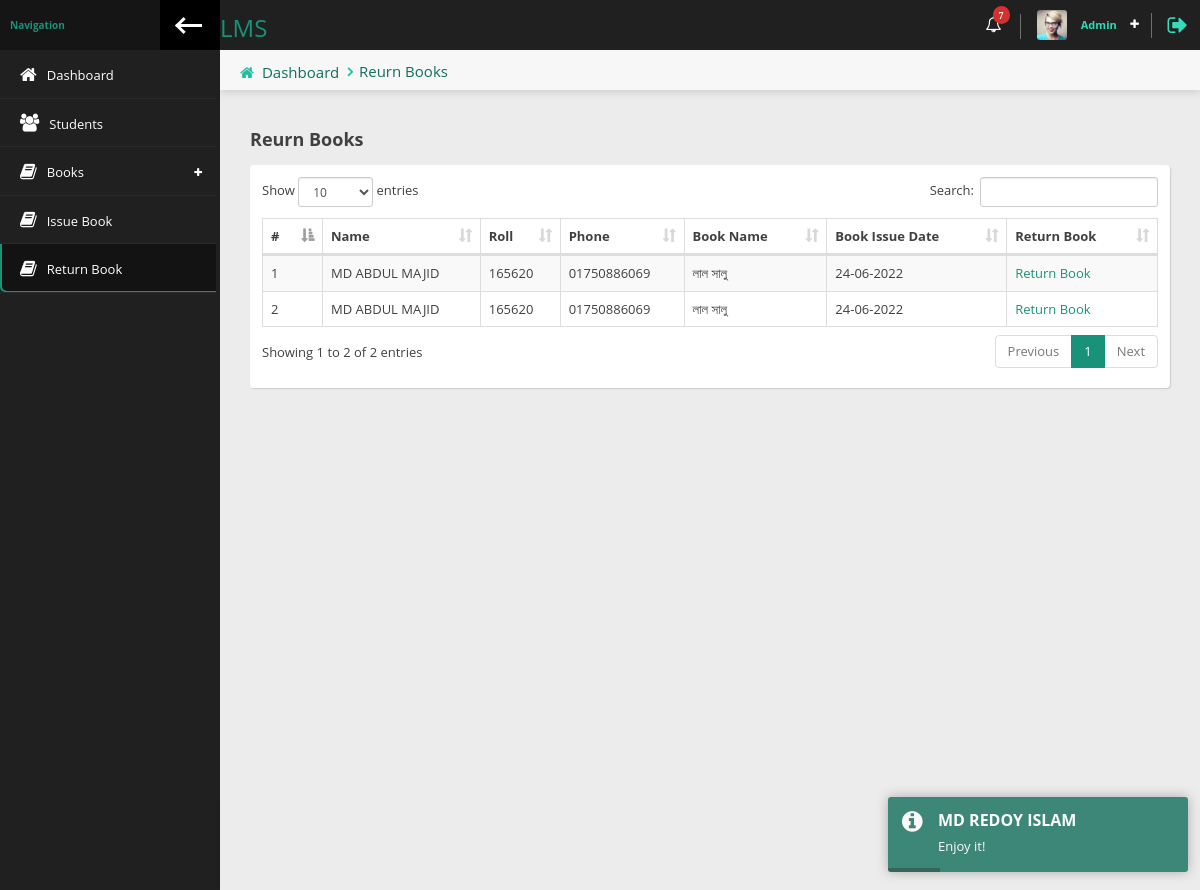
Screenshot of /Librarian/return_book.php (signed in) with the database file from the repository.
### tables this page shows
CREATE TABLE `book_issue` (
  `id` int(5) NOT NULL,
  `student_id` int(5) NOT NULL,
  `book_id` int(5) NOT NULL,
  `book_issue_date` varchar(50) NOT NULL,
  `book_return_date` varchar(50) NOT NULL,
  `datetime` timestamp NOT NULL DEFAULT current_timestamp()
);

CREATE TABLE `students` (
  `id` int(6) NOT NULL,
  `fname` varchar(50) NOT NULL,
  `lname` varchar(50) NOT NULL,
  `roll` int(6) NOT NULL,
  `reg` int(6) NOT NULL,
  `email` varchar(60) NOT NULL,
  `username` varchar(50) NOT NULL,
  `password` varchar(100) NOT NULL,
  `phone` varchar(11) NOT NULL,
  `image` varchar(50) DEFAULT NULL,
  `status` tinyint(1) NOT NULL,
  `datetime` timestamp NOT NULL DEFAULT current_timestamp()
);

CREATE TABLE `books` (
  `id` int(5) NOT NULL,
  `book_name` varchar(70) DEFAULT NULL,
  `book_image` varchar(100) DEFAULT NULL,
  `book_author_name` varchar(50) DEFAULT NULL,
  `book_publication_name` varchar(50) DEFAULT NULL,
  `book_purchase_date` varchar(50) DEFAULT NULL,
  `book_price` varchar(10) DEFAULT NULL,
  `book_qty` int(5) DEFAULT NULL,
  `available_qty` int(5) DEFAULT NULL,
  `librarian_username` varchar(70) DEFAULT NULL,
  `datetime` timestamp NOT NULL DEFAULT current_timestamp()
);

### Librarian/return_book.php (the view, shortened to what this page needs)
<?php
    require_once 'header.php';
    $sql = "SELECT `book_issue`.`id`,`book_issue`.`book_id`,`book_issue`.`book_issue_date`,`students`.`fname`,`students`.`lname`,`students`.`roll`,`students`.`phone`,`books`.`book_name`,`books`.`book_image`
    FROM `book_issue`
    INNER JOIN `students` ON `students`.`id` = `book_issue`.`student_id`
    INNER JOIN `books` ON `books`.`id` = `book_issue`.`book_id`
    WHERE `book_issue`.`book_return_date` = ''";
    $result = mysqli_query($con , $sql);
?>
                <div class="content-header">
                    <div class="leftside-content-header">
                        <ul class="breadcrumbs">
                            <li><i class="fa fa-home" aria-hidden="true"></i><a href="#">Dashboard</a></li>
                            <li><a href="javascript:avoid(0)">Reurn Books</a></li>
                        </ul>
                    </div>
                </div>
                <div class="row animated fadeInUp">
                    <div class="col-sm-12">
                        <h4 class="section-subtitle"><b>Reurn Books</b></h4>
                        <div class="panel">
                            <div class="panel-content">
                                <div class="table-responsive">
                                    <table id="basic-table" class="data-table table table-striped nowrap table-hover table-bordered" cellspacing="0" width="100%">
                                        <thead>
                                        <tr>
                                            <th>#</th>
                                            <th>Name</th>
                                            <th>Roll</th>
                                            <th>Phone</th>
                                            <th>Book Name</th>
                                            <th>Book Issue Date</th>
                                            <th>Return Book</th>
                                        </tr>
                                        </thead>
                                        <tbody>
                                        <?php
                                        $i = 1;
                                            while($row = mysqli_fetch_assoc($result)){?>
                                                <tr>
                                                    <td><?= $i ?></td>
                                                    <td><?= ucwords($row['fname'] ." ". $row['lname']) ?></td>
                                                    <td><?= $row['roll'] ?></td>
                                                    <td><?= $row['phone'] ?></td>
                                                    <td><?= $row['book_name'] ?></td>
                                                    <td><?= $row['book_issue_date'] ?></td>
                                                    <td><a href="return_book.php?id=<?= $row['id'] ?>&bookid=<?= $row['book_id'] ?>">Return Book</a></td>
                                                </tr>
                                            <?php $i++; }
                                        ?>
                                        </tbody>
                                    </table>
                                </div>
                            </div>
                        </div>
                    </div>
                </div>
<?php
    require_once 'footer.php';
?>

### rows the page displays
book_issue: student.lname "MD ABDUL MAJID", student.roll "165620", student.phone "01750886069", book.book_name "লাল সালু", book_issue_date "24-06-2022"
book_issue: student.lname "MD ABDUL MAJID", student.roll "165620", student.phone "01750886069", book.book_name "লাল সালু", book_issue_date "24-06-2022"
